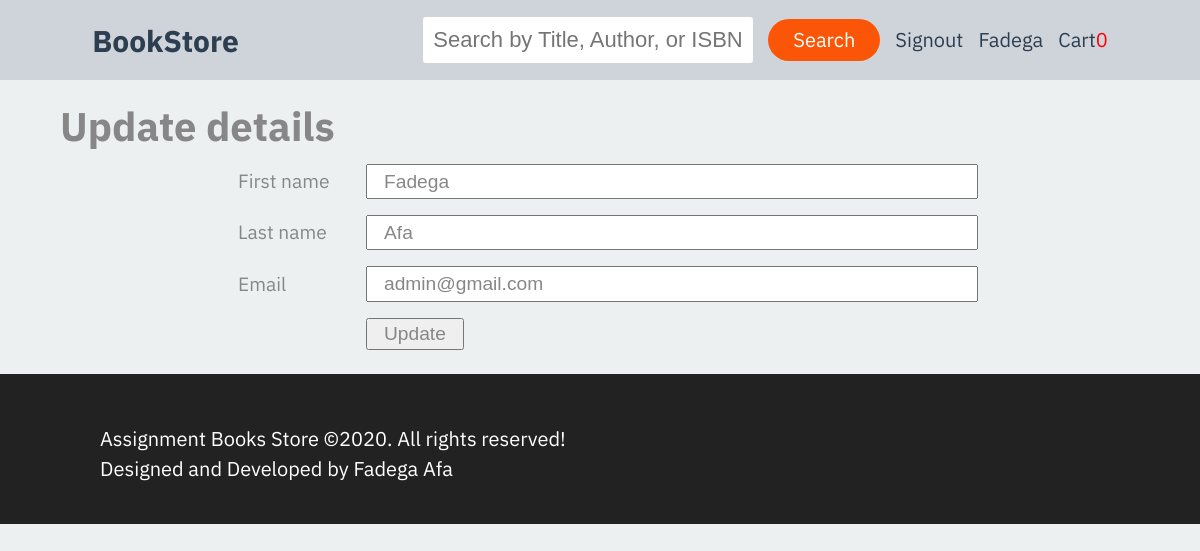
The app's page /templates/editUser.php?id=1 (signed in) with its own data.
### tables this page shows
CREATE TABLE user(
      user_id INTEGER PRIMARY KEY AUTOINCREMENT NOT NULL,
      firstname TEXT NOT NULL,
      lastname TEXT NOT NULL,
      email TEXT NOT NULL UNIQUE,
      password TEXT NOT NULL,
      level TEXT,
      regDate DATE
    );

### templates/editUser.php (the view)
<?php  require '../app/header.php';
    require '../app/dbh.php';
    $id= $_GET['id'];
    $sql = 'SELECT *FROM user WHERE user_id=:id';
    $stmt = $conn->prepare($sql);
    $stmt->execute([':id'=>$id]);
    $result = $stmt->fetch(PDO::FETCH_ASSOC);
?>
<main>
        <h1>Update details</h1>
        <form name="my-form" action ="../app/editUser.inc.php" method="post">
            <div class="form-box">
                <label for="fname">First name</label>
                <input type="text" id="firstname" name="firstname" value="<?php echo $result['firstname'] ;?>" >
            </div>
            <div class="form-box">
                <label for="lname">Last name</label>
                <input type="text" id="lastname" name="lastname" value="<?php echo $result['lastname'] ;?>">
            </div>
            <div class="form-box">
                <label for="email">Email</label>
                <input type="email" id="email" name="email" value="<?php echo $result['email'] ;?>">
            </div>
            <div class="form-box">
                <button type="submit" id="btnSend" name="idupdate" value="<?php echo $id;?>">Update</button>
            </div>
        </form>
    </main>
<?php require '../app/footer.php';?>

### css/menu.css (style rules this page uses)
:root { --greyapple:#eee; --greenaple:#2ecc71; --drakmatter:#34495e; --darkermatter:#2c3e50; --darkergrey:#ced4da; }
* { margin: 0; padding:0; box-sizing: border-box; }
body { font-family: "IBM Plex Sans", Verdana, Tahoma, sans-serif; }

### css/master.css (style rules this page uses)
* { box-sizing: border-box; padding:0; margin:0; }
html { box-sizing: border-box; font-size: 17px; line-height: 1.6; font-family: 'Source Sans Pro', sans-serif, Segoe UI, Roboto, Helvetica, Arial, sans-serif, 'Apple Color Emoji', 'Segoe UI Emoji', 'Segoe UI Symbol'; color: #878787; }
*, *::before, *:after { box-sizing: inherit; padding: 0; margin: 0; }
body { margin:0 auto; padding:0; font-size:20px; }
main { margin: 1rem auto; width:90%; max-width: 1200px; }
main form { width:70%; margin:0 auto; }
input, label, button { padding: 0.2rem 1rem; font-size: 1.2rem; color: inherit; }
.form-box { padding: 0.5rem 0; display: flex; flex-direction: column; }
.form-box label { display: none; }
.form-box input, .form-box select, .form-box textarea { flex-basis: 100%; }
#btnSend { margin-right: 5px; }
@media all and (min-width: 500px) { .form-box label { display: block; } }
@media all and (min-width: 600px) { .form-box { flex-direction: row; } }
@media all and (min-width: 600px) { .form-box label { flex-basis: 9rem; flex-grow: 0; flex-shrink: 0; } }
@media all and (min-width: 600px) { .form-box input, .form-box select, .form-box textarea { flex-basis: 0; flex-grow: 1; flex-shrink: 1; } }
@media all and (min-width: 600px) { .form-box button { margin-left: 9rem; } }

### css/dashboard.css (style rules this page uses)
html { box-sizing: border-box; font-size: 16px; line-height: 1.5; }
:root { --greyapple:#ecf0f1; --brightorange:#ff9f1c; --lightgrey:#D3D3D3; --greenaple:#2ecc71; --drakmatter:#34495e; --darkermatter:#2c3e50; }
body { background-color: var(--greyapple); font-family: "IBM Plex Sans", Verdana, Tahoma, sans-serif; }
*, *::before, *:after { box-sizing: inherit; padding: 0; margin: 0; }

### records on screen
user: firstname "Fadega", lastname "Afa", email "admin@gmail.com"

### other values on screen
$_SESSION['firstname'] "Fadega"
